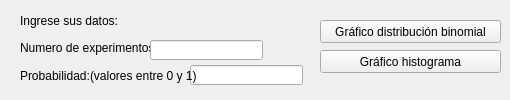
      <widget class="QWidget" name="tab_10">
       <attribute name="title">
        <string>Binomial</string>
       </attribute>
       <widget class="QLabel" name="label_7">
        <property name="geometry">
         <rect>
          <x>20</x>
          <y>10</y>
          <width>161</width>
          <height>21</height>
         </rect>
        </property>
        <property name="text">
         <string>Ingrese sus datos:</string>
        </property>
       </widget>
       <widget class="QLabel" name="label_14">
        <property name="geometry">
         <rect>
          <x>20</x>
          <y>40</y>
          <width>131</width>
          <height>16</height>
         </rect>
        </property>
        <property name="text">
         <string>Numero de experimentos:</string>
        </property>
       </widget>
       <widget class="QLabel" name="label_15">
        <property name="geometry">
         <rect>
          <x>20</x>
          <y>65</y>
          <width>81</width>
          <height>21</height>
         </rect>
        </property>
        <property name="text">
         <string>Probabilidad:</string>
        </property>
       </widget>
       <widget class="QLineEdit" name="expbin">
        <property name="geometry">
         <rect>
          <x>150</x>
          <y>40</y>
          <width>113</width>
          <height>20</height>
         </rect>
        </property>
       </widget>
       <widget class="QLineEdit" name="probin">
        <property name="geometry">
         <rect>
          <x>190</x>
          <y>65</y>
          <width>113</width>
          <height>20</height>
         </rect>
        </property>
       </widget>
       <widget class="QPushButton" name="disbin">
        <property name="geometry">
         <rect>
          <x>320</x>
          <y>20</y>
          <width>181</width>
          <height>23</height>
         </rect>
        </property>
        <property name="text">
         <string>Gráfico distribución binomial</string>
        </property>
       </widget>
       <widget class="QPushButton" name="histbin">
        <property name="geometry">
         <rect>
          <x>320</x>
          <y>50</y>
          <width>181</width>
          <height>23</height>
         </rect>
        </property>
        <property name="text">
         <string>Gráfico histograma</string>
        </property>
       </widget>
       <widget class="QLabel" name="label_16">
        <property name="geometry">
         <rect>
          <x>90</x>
          <y>60</y>
          <width>111</width>
          <height>31</height>
         </rect>
        </property>
        <property name="text">
         <string>(valores entre 0 y 1)</string>
        </property>
       </widget>
      </widget>
